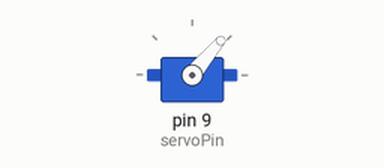
Bench run of a sketch on a simulated Arduino Uno, built with avr-gcc and run on an emulated ATmega328P. Parts: servo.

Above: at 0.05 s.
Timing chart, 0 to 4.6 s (numbered marks = the images above):
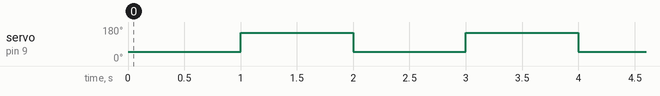

Measured:
- by itself, servo on pin 9 (servoPin): alternates 150° for 1.0 s and 50° for 1.0 s

The sketch:

armcode1.ino
```cpp
/* This is the code for cinderella's arm that is washing the floor. It repeatedly moves back and forth after sponge is placed on hand and for the whole time until trigger is placed to stop it */
#include <Servo.h>  // Include the Servo library

Servo servoMotor;  // Create a Servo object to control the servo motor

int servoPin = 9;  // Pin where the servo is connected
int startAngle = 50;  // Start position of the servo (0 degrees)
int endAngle = 150;  // End position of the servo (180 degrees)
int delayTime = 1000;  // Delay between movements in milliseconds (1 second)

void setup() {
  servoMotor.attach(servoPin);  // Attach the servo to the specified pin
}

void loop() {
  // Move the servo to the start position
  servoMotor.write(startAngle);
  delay(delayTime);  // Wait for a short time (for the servo to reach the position)

  // Move the servo to the end position
  servoMotor.write(endAngle);
  delay(delayTime);  // Wait for a short time (for the servo to reach the position)
}
```
